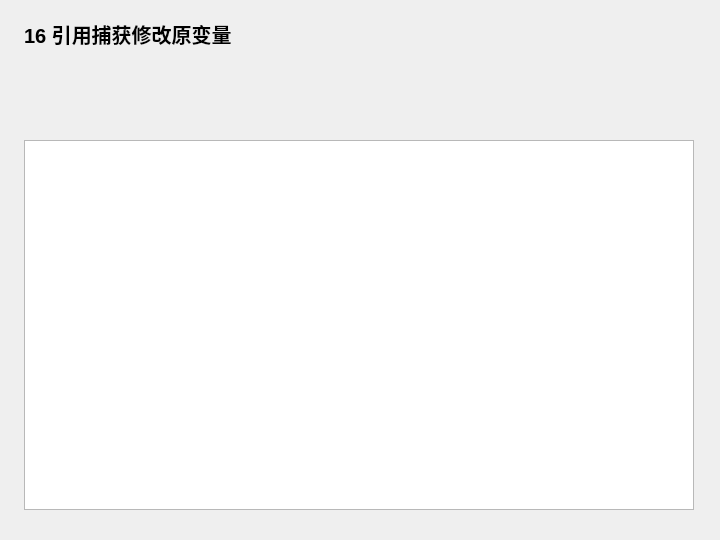
<?xml version="1.0" encoding="UTF-8"?>
<ui version="4.0">
 <class>Widget</class>
 <widget class="QWidget" name="Widget">
  <property name="geometry">
   <rect>
    <x>0</x>
    <y>0</y>
    <width>720</width>
    <height>540</height>
   </rect>
  </property>
  <property name="windowTitle">
   <string>16 引用捕获修改原变量</string>
  </property>
  <widget class="QLabel" name="headingLabel">
   <property name="geometry">
    <rect>
     <x>24</x>
     <y>18</y>
     <width>670</width>
     <height>32</height>
    </rect>
   </property>
   <property name="text">
    <string>16 引用捕获修改原变量</string>
   </property>
   <property name="font">
    <font>
     <pointsize>15</pointsize>
     <bold>true</bold>
    </font>
   </property>
  </widget>
  <widget class="QPlainTextEdit" name="outputEdit">
   <property name="geometry">
    <rect>
     <x>24</x>
     <y>140</y>
     <width>670</width>
     <height>370</height>
    </rect>
   </property>
   <property name="readOnly">
    <bool>true</bool>
   </property>
  </widget>
 </widget>
 <resources />
 <connections />
</ui>
